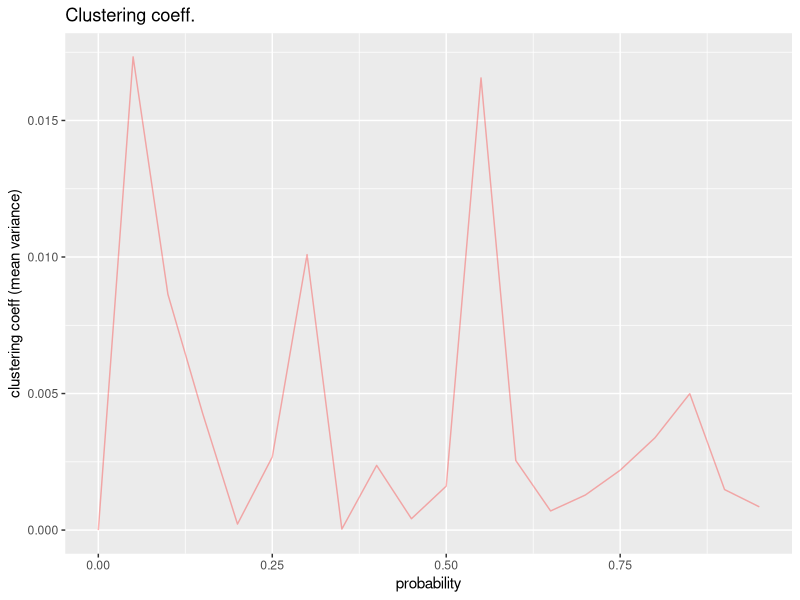

Generate this figure with R:
setwd('/home/ariel/Documents/ac/clusterCoeff/ccgen_test')
library('ggplot2')

# data <- read.csv('data100_10.csv', sep = '|')
# colnames(data) <- c('p', 'ecc', 'cc')
# 
# pdf('plot100_10.pdf')
# p2 <- ggplot(data, aes(x=p, y=ecc)) +
#   geom_line(alpha=.3) +
#   geom_point(aes(cc, color=as.factor(cc))) +
#   ggtitle("Clustering coeff. (real vs theoretical)") + 
#   xlab('probability') +
#   ylab('clustering coeff')
# 
# p2
# dev.off()

data <- read.csv('./data/data100_100_0.05.csv', sep = '|')
colnames(data) <- c('p', 'ecc', 'cc')
pValues <- unique(data$p)

results <- data.frame(prob = numeric(), mVar = numeric())
for(p in pValues){
  values <- data[which(data$p == p),]
  meanVar <- abs(sum(values$ecc - values$cc))/10
  results <- rbind(results, data.frame(p, meanVar))
}


pdf('./results/plot100_100_0.05.pdf')
p2 <- ggplot(results, aes(x=p, y=meanVar)) +
  geom_line(alpha=.3, color = I('red')) +
  ggtitle("Clustering coeff.") + 
  xlab('probability') +
  ylab('clustering coeff (mean variance)')

p2
dev.off()
